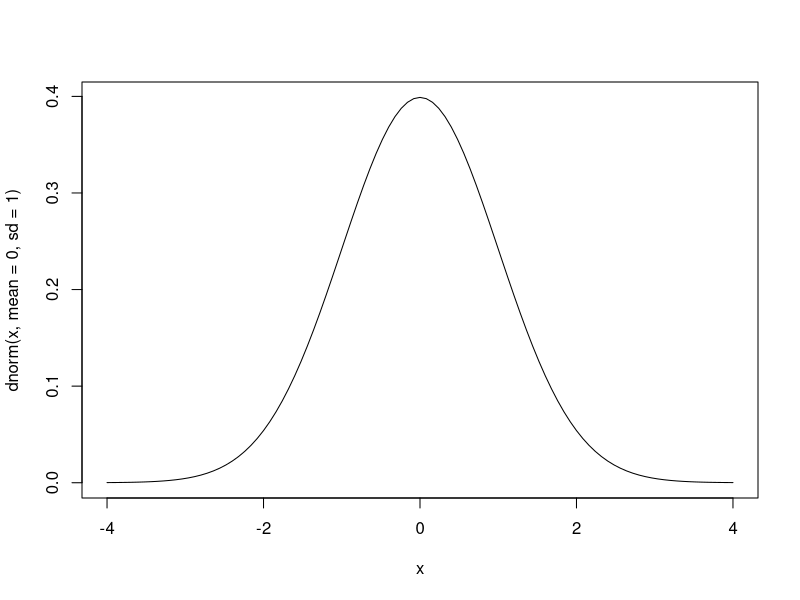
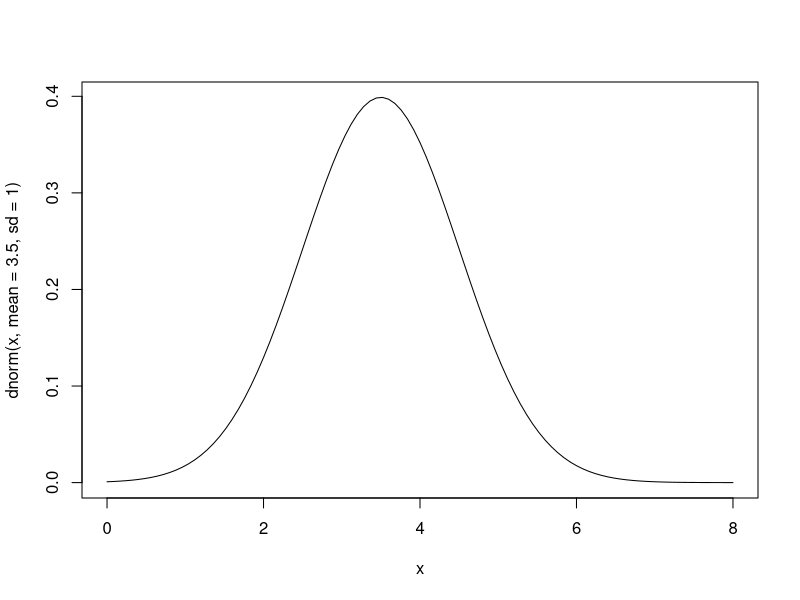
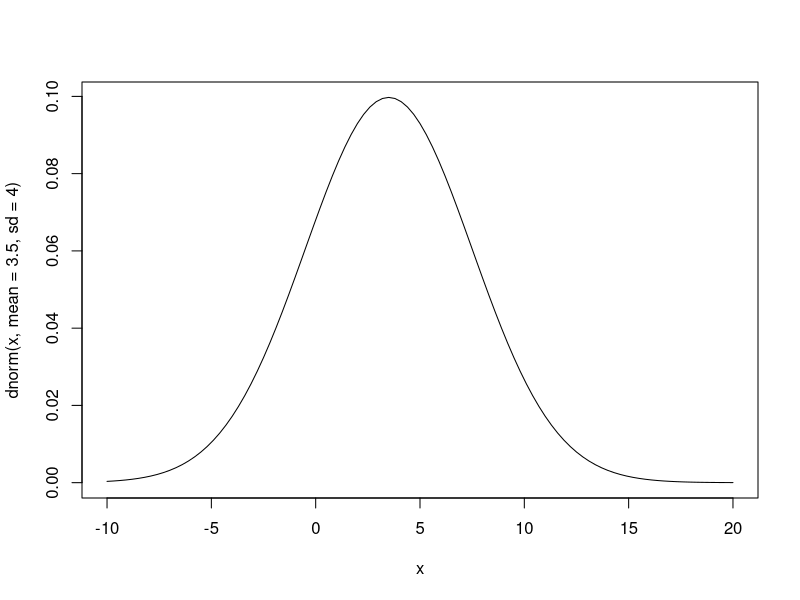
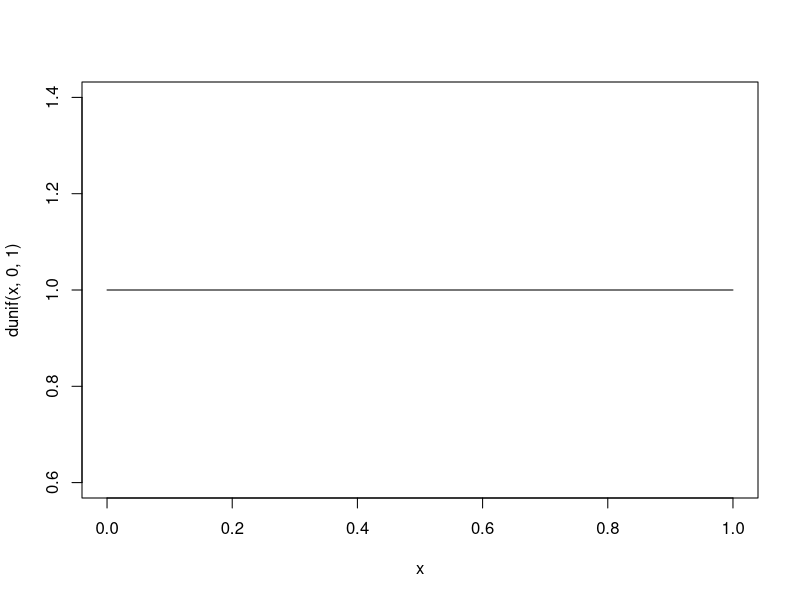
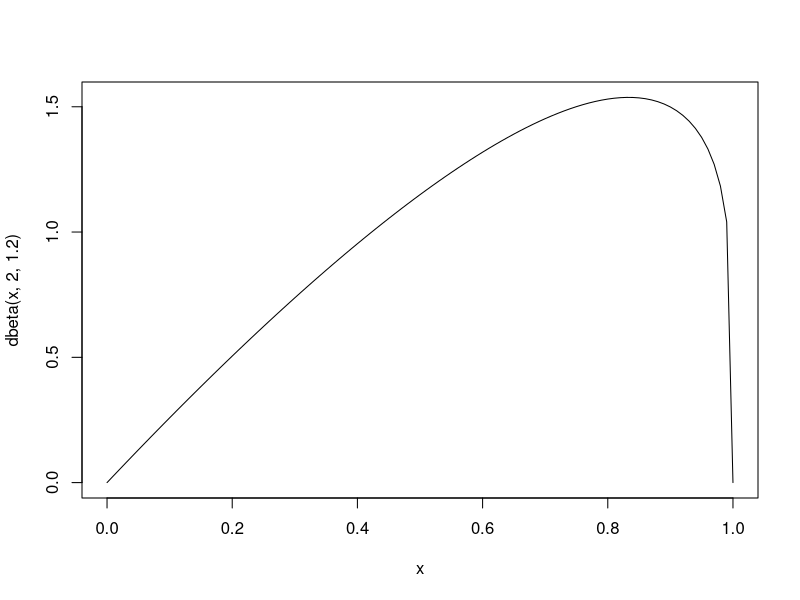

These figures' R source, in order:
# Discussion on prior elicitation

# Prior elicitation can be as simple as drawing a PDF
curve(dnorm(x, mean=0, sd=1), from=-4, to=4)
curve(dnorm(x, mean=3.5, sd=1), from=0, to=8)
curve(dnorm(x, mean=3.5, sd=4), from=-10, to=20)

# e.g. probability parameter
curve(dunif(x, 0, 1))
curve(dbeta(x, 2, 1.2))
